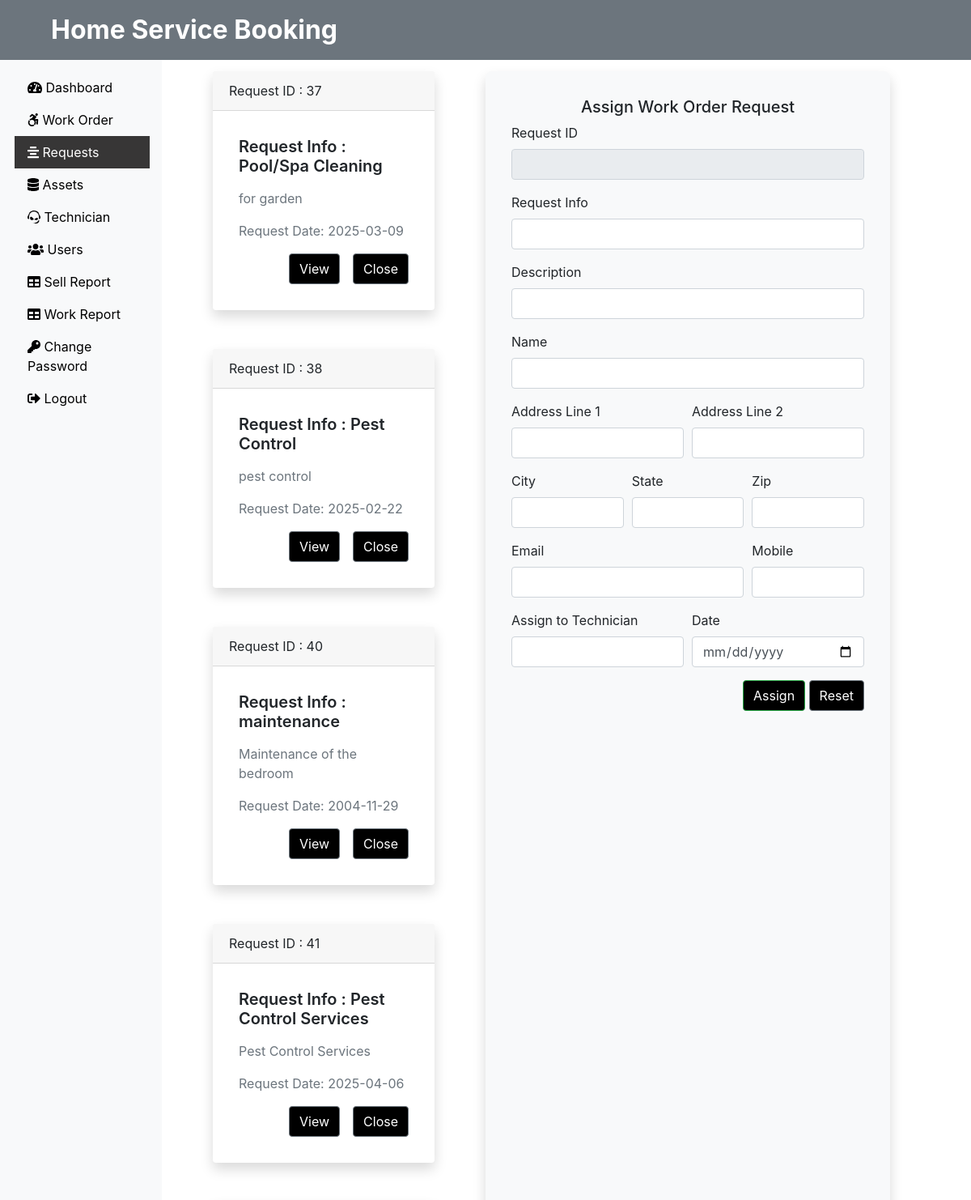
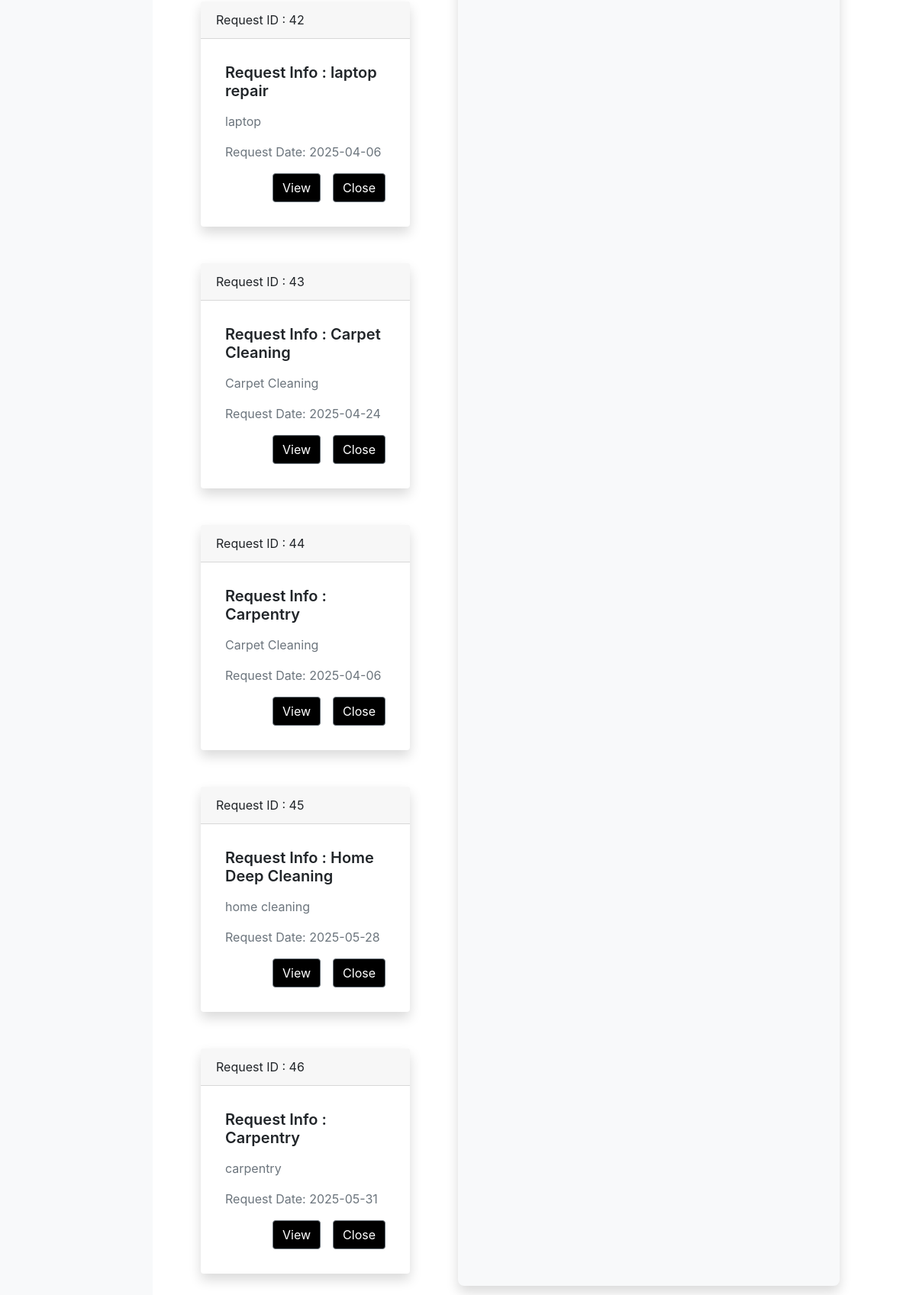
The app's page /Admin/request.php (signed in) with its own data (2 pictures, top to bottom).
### tables this page shows
CREATE TABLE `submit_request` (
  `req_id` int(11) NOT NULL,
  `req_info` text NOT NULL,
  `req_desc` text NOT NULL,
  `req_name` varchar(100) NOT NULL,
  `req_add1` text NOT NULL,
  `req_add2` text NOT NULL,
  `req_city` varchar(100) NOT NULL,
  `req_state` varchar(100) NOT NULL,
  `req_zip` int(11) NOT NULL,
  `req_email` varchar(100) NOT NULL,
  `req_mobile` bigint(20) NOT NULL,
  `req_date` date NOT NULL
);

### Admin/request.php (the view, shortened to what this page needs)
<?php
include('includes/header.php');
include('../dbConnection.php');
?>
<div class="col-sm-4 mb-5">
  <?php
 $sql = "SELECT req_id, req_info, req_desc, req_date FROM submit_request";
 $result = $conn->query($sql);
 if($result->num_rows > 0){
  while($row = $result->fetch_assoc()){
   echo '<div class="card mt-5 mx-5">';
   echo '<div class="card-header">';
   echo 'Request ID : '. $row['req_id'];
   echo '</div>';
   echo '<div class="card-body">';
   echo '<h5 class="card-title">Request Info : ' . $row['req_info'] . '</h5>';
   echo '<p class="card-text">' . $row['req_desc'] . '</p>';
   echo '<p class="card-text">Request Date: ' . $row['req_date'] . '</p>';
   echo '<div class="float-right">';
   echo '<form action="" method="POST"> <input type="hidden" name="id" value='. $row["req_id"] .'><input type="submit" class="btn btn-secondary mr-3" name="view" value="View"><input type="submit" class="btn btn-secondary" name="close" value="Close"></form>';
   echo '</div>' ;
   echo '</div>' ;
   echo'</div>';
  }
 }
 ?>
</div>
<?php
  include('assignworkform.php');
  include('includes/footer.php');
?>

### css/custom.css (style rules this page uses)
.btn { background-color: rgb(0, 0, 0); color: rgb(255, 255, 255); }
.card { border: none; box-shadow: 0 0.5rem 1rem rgba(0, 0, 0, 0.15); transition: transform 0.3s ease-in-out; }
.card-body { padding: 2rem; }
.card-title { font-size: 1.25rem; font-weight: 600; margin-bottom: 1rem; }
.card-text { font-size: 1rem; color: #6c757d; }

### records on screen
submit_request: req_id "37", req_info "Pool/Spa Cleaning", req_desc "for garden", req_date "2025-03-09"
submit_request: req_id "38", req_info "Pest Control", req_desc "pest control", req_date "2025-02-22"
submit_request: req_id "40", req_info "maintenance", req_desc "Maintenance of the bedroom", req_date "2004-11-29"
submit_request: req_id "41", req_info "Pest Control Services", req_desc "Pest Control Services", req_date "2025-04-06"
submit_request: req_id "42", req_info "laptop repair", req_desc "laptop", req_date "2025-04-06"
submit_request: req_id "43", req_info "Carpet Cleaning", req_desc "Carpet Cleaning", req_date "2025-04-24"
submit_request: req_id "44", req_info "Carpentry", req_desc "Carpet Cleaning", req_date "2025-04-06"
submit_request: req_id "45", req_info "Home Deep Cleaning", req_desc "home cleaning", req_date "2025-05-28"
submit_request: req_id "46", req_info "Carpentry", req_desc "carpentry", req_date "2025-05-31"
